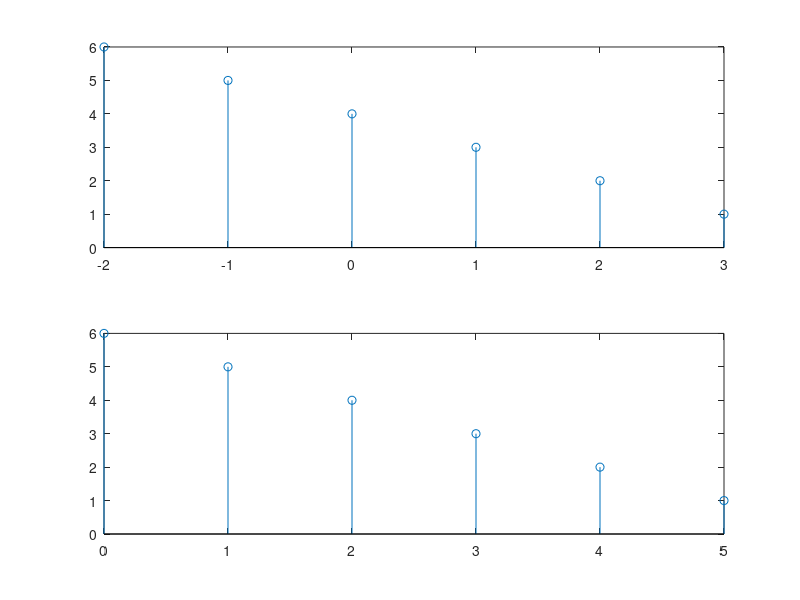

The MATLAB script that drew this image:
t=0:0.01:2;
x=sin(2*pi*t);
plot(t,x);

%stem plot use
n=0:1:40;
x=sin(0.2*pi*n);
Hs=stem(n,x,'r','filled');
set(Hs,'markersize',4);
xlabel('n'); ylabel('x(n)');
title('stemplot of sin(0.2\pin)');

% Elementary signals (step signal)
n1=-5;
n2=5;

n=n1:n2;
x=zeros(1,length(n));

for i=1:length(n)
    if n(i)==0
        x(i)=1;
    end
end

stem(n,x);

%discrete sinusoid signal for different frequencies
n=0:1:100;
a=1;

x=a*sin(2*pi*0.01*n);
subplot(3,1,1); stem(n,x,'r','filled');

x=a*sin(2*pi*0.04*n);
subplot(3,1,2); stem(n,x,'r','filled');

x=a*sin(2*pi*0.09*n);
subplot(3,1,3); stem(n,x,'r','filled');

%Complex exponential
n=0:100;
r=0.9;
theta=pi/100;

xR=(r.^n).*cos(theta.*n);
xI=(r.^n).*sin(theta.*n);

subplot(2,1,1); stem(n,xR);
subplot(2,1,2); stem(n,xI);

%Creating periodic signals
x=[1,2,3,4,5,6];
n=0:23;

xtilde=x'*ones(1,4);
xtilde=xtilde(:)';

stem(n,xtilde,'b', 'filled');

% Signal fold x(n)
x=[1,2,3,4,5,6];
n=[-2,-1,0,1,2,3];

for i=1:length(n)
    m(i)=-n(length(n)-i+1);
end

for i=1:length(n)
    x1(i)=x(length(n)-i+1);
end

subplot(2,1,1); stem(n,x);
subplot(2,1,2); stem(m,x1);

% Even and odd component of any signal
n=[-1,0,1,2,3];
x=[5,4,3,2,1];

for i=1:length(n)
    m(i)=-n(length(n)-i+1);
end

m1 = min([m,n]);
m2 = max([m,n]);

m = m1:m2;
extend=n(1)-m(1);


x1 = [zeros(1,extend), x];

for i=1:length(m)
    x2(i)=x1(length(m)-i+1);
end

xe = 0.5*(x1+x2);
xo = 0.5*(x1-x2);

subplot(3,1,1); stem(m,x1);
subplot(3,1,2); stem(m,xe);
subplot(3,1,3); stem(m,xo);

% Signal shift
% Signal delay
n=[-2,-1,0,1,2,3];
x=[6,5,4,3,2,1];

k=2;

n1=n+k;

subplot(2,1,1); stem(n,x);
subplot(2,1,2); stem(n1,x);
% adjust index in a way that shift delay
% can be observed


% Signal addition
% Signal multiplication














































